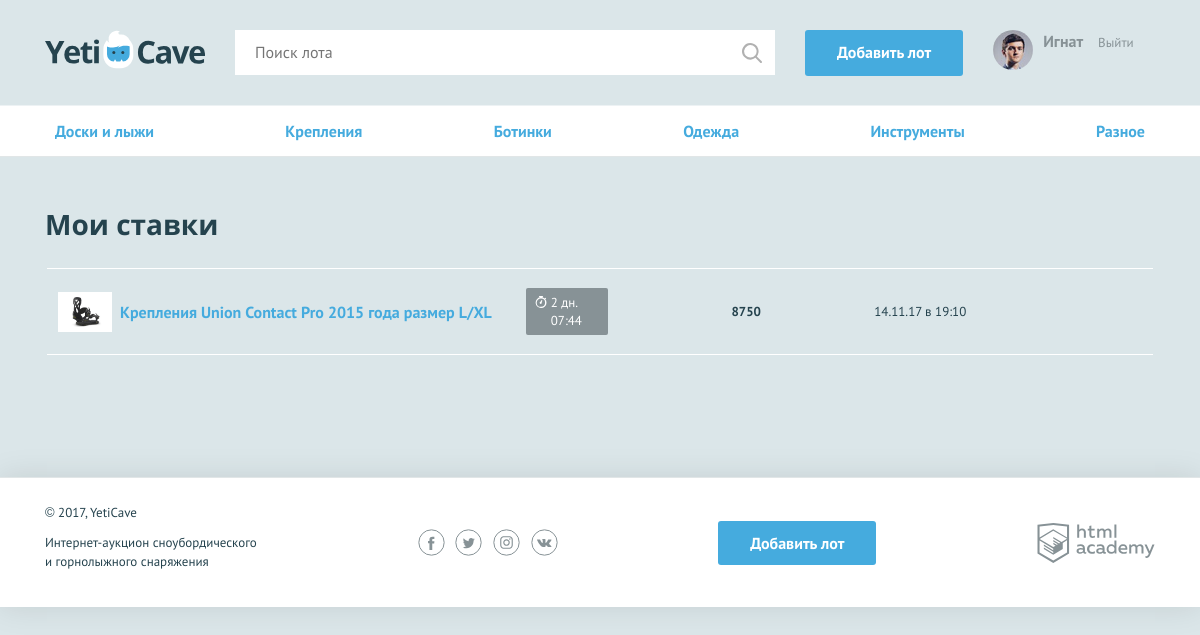
The page /mylots.php (signed in) on the database its author committed.
### tables this page shows
CREATE TABLE categories (
	category_id	int AUTO_INCREMENT PRIMARY KEY,
	catname		varchar(128) NOT NULL,
	catimage	varchar(32)
);

CREATE TABLE rates (
	rate_id		int AUTO_INCREMENT PRIMARY KEY,
	created_at	int(11) NOT NULL,
	rate 		int UNSIGNED NOT NULL,
	user_id		int NOT NULL,
	lot_id		int NOT NULL,
	FOREIGN KEY (user_id) REFERENCES users (user_id),
	FOREIGN KEY (lot_id) REFERENCES lots (lot_id)
);

CREATE TABLE lots (
	lot_id		int AUTO_INCREMENT PRIMARY KEY,
	created_at  int(11) NOT NULL,
	lotname		varchar(128) NOT NULL,
	description	text NOT NULL,
	image		varchar(128) NOT NULL,
	initprice	int UNSIGNED NOT NULL,
	completed_at int(11) NOT NULL,
	steprate 	int UNSIGNED NOT NULL,
	user_id		int NOT NULL,
	winner_id	int,
	category_id int NOT NULL,
	FOREIGN KEY (user_id) REFERENCES users(user_id),
	FOREIGN KEY (winner_id) REFERENCES users(user_id),
	FOREIGN KEY (category_id) REFERENCES categories(category_id)
);

### functions.php (called while the page is built, shortened)
<?php
function renderTemplate($template_path, $template_data)
{
	if (file_exists($template_path))
	{
		extract($template_data);
		require_once ($template_path);
		$template_content = ob_get_clean();
	}
	else
	{
		$template_content = "";
	}
	return $template_content;
}
function rateTimeFormat ($bettime)
{
    $now = strtotime('now');
    $timediff=($now-$bettime)/3600;
    if ($timediff<24)
    {
        if ($timediff<1)
        {
            $timediff = $timediff*60;
            $timepassed = floor($timediff)." минут назад";
        }
        else
        {
            $timepassed = floor($timediff)." часов назад";
        }
    }
    else
    {
        $timepassed=date("d.m.y", $bettime)." в ".date("H:i", $bettime);
    }
    return $timepassed;
}
function lotTimeRemaining($completed_at) {
    $lot_time_remaining = "00:00";
    $now = strtotime('now');
    $timediff = $completed_at - $now;
    $diff = $timediff/86400;
    if ($diff > 1) {
        $daydiff = floor($diff);
        $lot_time_remaining = $daydiff.' дн. '.gmdate("H:i",$timediff);
    }
    else {
        if ($diff > 0) {
            $lot_time_remaining = gmdate("H:i", $timediff);
        }
    }
    return $lot_time_remaining;
}
?>

### categories.php (called while the page is built, shortened)
<?php
require_once 'functions.php';
require_once 'init.php';
$sql = 'SELECT * FROM categories';
$result = mysqli_query($link, $sql);
if ($result) {
        $categories = mysqli_fetch_all($result, MYSQLI_ASSOC);
}
else {
        showError(mysqli_error($link));
}
?>

### templates/_categories.php (the view)
<ul class="nav__list container">
    <?php foreach ($categories as $key => $value): ?>
      <li class="nav__item">
        <a href="/all-lots.php?cat=<?=$value['catname']?>"><?=$value['catname']; ?></a>
      </li>
    <?php endforeach; ?>
</ul>

### templates/mylots.php
<nav class="nav">
  <?=renderTemplate('templates/_categories.php', ['categories' => $categories]); ?>
</nav>
<section class="rates container">
  <h2>Мои ставки</h2>
  <table class="rates__list">
    <?php foreach ($rates as $value): ?>
      <tr class="rates__item" <?php if ($user_id = $value['winner_id']) echo 'style="background-color: silver"'; ?>>
        <td class="rates__info">
          <div class="rates__img">
            <img src="<?=$value['image'] ?>" width="54" height="40" alt="Сноуборд">
          </div>
          <h3 class="rates__title"><a href="lot.php?lot_id=<?=$value['lot_id'] ?>"><?=$value['lotname'] ?></a></h3>
        </td>
        <td class="rates__timer">
          <div class="timer <?php if ($value['completed_at'] <= strtotime('now')) echo "timer--finishing"; ?>"><?=lotTimeRemaining($value['completed_at']) ?></div>
        </td>
        <td class="rates__price">
          <?=$value['rate'] ?>
        </td>
        <td class="rates__time">
          <?=rateTimeFormat($value['created_at']) ?>
        </td>
        <?php if ($user_id = $value['winner_id']) : ?>
        <td class="rates__contacts">
          <?=$value['contacts'] ?>
        </td>
        <?php else : ?>
        <td class="rates__time">
        </td>
        <?php endif; ?>
      </tr>
    <?php endforeach; ?>
  </table>
</section>

### css/style.css (style rules this page uses)
body { min-width: 1140px; background-color: #dbe6e9; font-family: "PT Sans", sans-serif; font-weight: 400; font-size: 16px; line-height: 26px; color: #25434e; }
a { text-decoration: none; }
h2 { margin: 0; font-family: "Open Sans", sans-serif; font-size: 28px; line-height: 35px; font-weight: 700; }
.container { width: 1110px; margin: 0 auto; padding: 0 15px; }
.nav { background-color: #ffffff; border-bottom: 1px solid #e1e6e7; }
.nav__list { display: -webkit-flex; display: -ms-flexbox; display: flex; -webkit-justify-content: space-between; -ms-flex-pack: justify; justify-content: space-between; -webkit-flex-wrap: wrap; -ms-flex-wrap: wrap; flex-wrap: wrap; list-style: none; }
.nav__item a { position: relative; display: block; padding: 12px 10px; font-weight: 700; color: #45abde; }
.nav__item a::before { content: ""; display: none; position: absolute; bottom: 0; width: calc(100% - 20px); height: 3px; background-color: #e2e5e6; }
.timer { position: relative; padding: 6px 8px 5px 25px; background-color: #879296; font-size: 13px; line-height: 18px; color: #ffffff; border-radius: 2px; }
.timer::before { content: ""; position: absolute; top: 8px; left: 9px; width: 12px; height: 12px; background: url("../img/timer.svg") 0 0 no-repeat; }
.rates { padding-top: 50px; }
.rates h2 { padding-bottom: 24px; }
.rates__list { width: 100%; }
.rates__item td { display: block; }
.rates__item { display: -webkit-flex; display: -ms-flexbox; display: flex; -webkit-justify-content: space-between; -ms-flex-pack: justify; justify-content: space-between; -webkit-align-items: center; -ms-flex-align: center; align-items: center; padding: 18px 10px; border-top: 1px solid #ffffff; }
.rates__item:last-child { border-bottom: 1px solid #ffffff; }
.rates__item .rates__info { display: -webkit-flex; display: -ms-flexbox; display: flex; -webkit-justify-content: flex-start; -ms-flex-pack: start; justify-content: flex-start; -webkit-align-items: center; -ms-flex-align: center; align-items: center; width: 460px; }
.rates__img { width: 54px; height: 40px; margin-right: 8px; }
.rates__img img { width: 100%; height: 100%; }
.rates__title { margin: 0; font-size: 16px; font-weight: 700; }
.rates__title a { color: #45abde; }
.rates__timer { width: 198px; }
.rates__timer .timer { width: 82px; box-sizing: border-box; }
.rates__price { width: 135px; font-size: 13px; font-weight: 700; }
.rates__time { font-size: 13px; min-width: 130px; }

### rows shown on the page
categories: catname "Доски и лыжи"
categories: catname "Крепления"
categories: catname "Ботинки"
categories: catname "Одежда"
categories: catname "Инструменты"
categories: catname "Разное"
rates: lot.image (picture), lot.lotname "Крепления Union Contact Pro 2015 года размер L/XL", lot.completed_at "2 дн. 07:44", rate "8750", created_at "14.11.17 в 19:10"

### other values the page prints
$user_name "Игнат"
